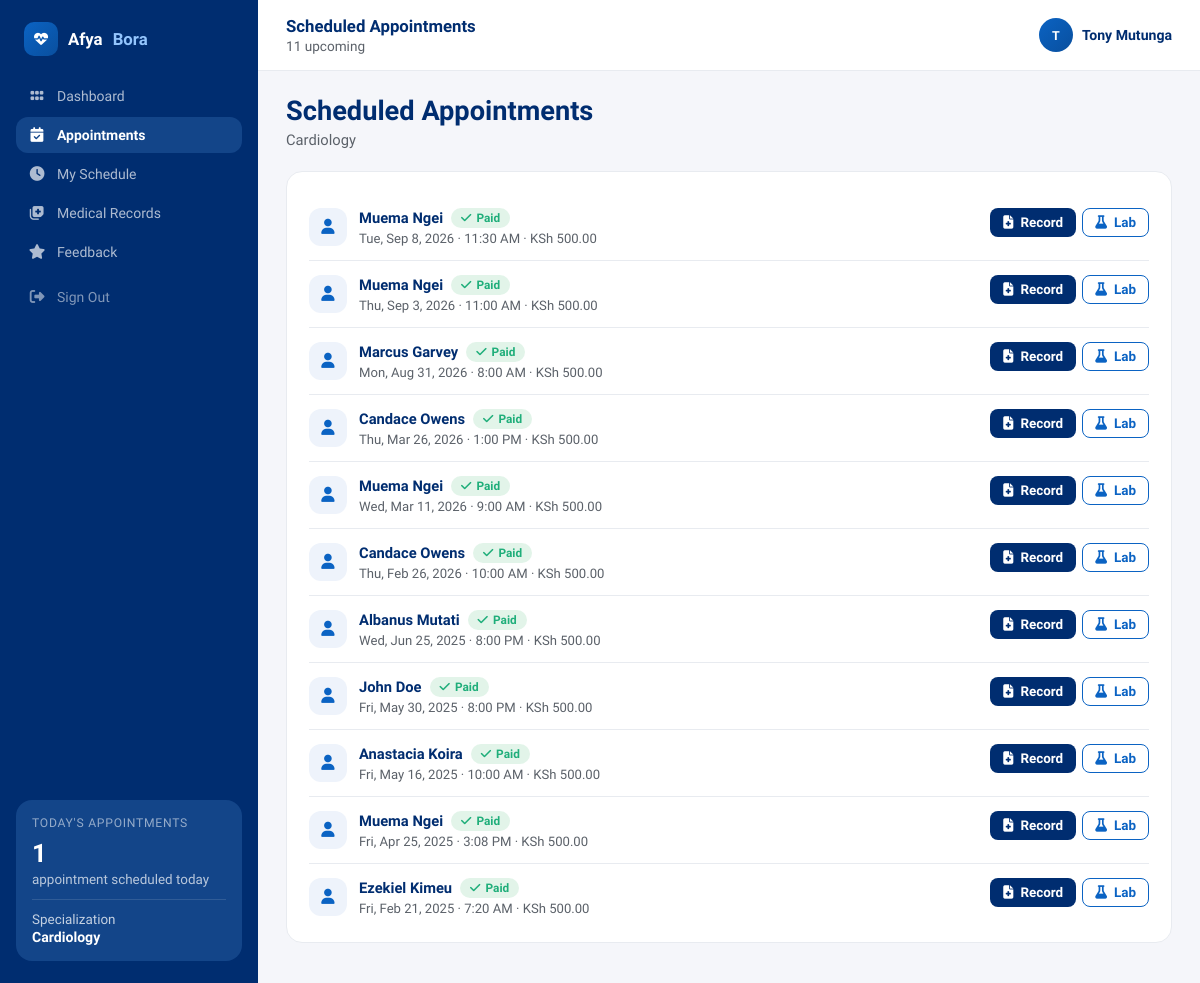
The page /doctors/appointments.php (signed in) on the database its author committed.
### tables this page shows
CREATE TABLE `users` (
  `user_id` int(11) NOT NULL AUTO_INCREMENT,
  `full_name` varchar(100) NOT NULL,
  `email` varchar(100) NOT NULL,
  `password_hash` varchar(255) NOT NULL,
  `phone_number` varchar(15) DEFAULT NULL,
  `role` enum('admin','doctor','patient','receptionist') NOT NULL,
  `specialization` varchar(100) DEFAULT NULL,
  `date_of_birth` date DEFAULT NULL,
  `gender` enum('male','female','other') DEFAULT NULL,
  `address` text DEFAULT NULL,
  `created_at` timestamp NULL DEFAULT current_timestamp(),
  PRIMARY KEY (`user_id`),
  UNIQUE KEY `email` (`email`)
);

CREATE TABLE `appointments` (
  `appointment_id` int(11) NOT NULL AUTO_INCREMENT,
  `patient_id` int(11) NOT NULL,
  `doctor_id` int(11) NOT NULL,
  `appointment_date` date NOT NULL,
  `appointment_time` time NOT NULL,
  `status` enum('scheduled','completed','canceled','no_show','rescheduled') NOT NULL DEFAULT 'scheduled',
  `payment_status` enum('pending','paid') DEFAULT 'pending',
  `payment_amount` decimal(10,2) DEFAULT 500.00,
  `payment_date` timestamp NULL DEFAULT NULL,
  `payment_method` varchar(50) DEFAULT NULL,
  `payment_reference` varchar(100) DEFAULT NULL,
  `created_at` timestamp NULL DEFAULT current_timestamp(),
  `updated_at` timestamp NULL DEFAULT NULL,
  `updated_by` int(11) DEFAULT NULL,
  `reason` enum('Routine Check-up','Follow-up','New Symptoms','Chronic Condition','Other') NOT NULL,
  `additional_notes` text DEFAULT NULL,
  `appointment_duration` int(11) NOT NULL DEFAULT 30 COMMENT 'minutes',
  PRIMARY KEY (`appointment_id`),
  UNIQUE KEY `ux_doc_datetime` (`doctor_id`,`appointment_date`,`appointment_time`),
  KEY `patient_id` (`patient_id`),
  KEY `doctor_id` (`doctor_id`),
  KEY `ix_appointments_updated_by` (`updated_by`),
  CONSTRAINT `appointments_ibfk_2` FOREIGN KEY (`doctor_id`) REFERENCES `users` (`user_id`) ON DELETE CASCADE,
  CONSTRAINT `fk_appointments_patient` FOREIGN KEY (`patient_id`) REFERENCES `users` (`user_id`) ON DELETE CASCADE,
  CONSTRAINT `fk_appointments_updated_by` FOREIGN KEY (`updated_by`) REFERENCES `users` (`user_id`) ON DELETE SET NULL
);

### doctors/appointments.php (the view, shortened to what this page needs)
<?php
require_once "../config/db.php";
$doctor_id = $_SESSION["user_id"];
$current_page = "appointments";
$spec_stmt = $conn->prepare("SELECT specialization FROM users WHERE user_id = ?");
$spec_stmt->bind_param("i", $doctor_id);
$spec_stmt->execute();
$doctor_specialization = $spec_stmt->get_result()->fetch_assoc()["specialization"] ?? null;
$query = "SELECT a.appointment_id, a.appointment_date, a.appointment_time, a.payment_status,
                 a.payment_amount, a.payment_date, u.full_name AS patient_name
          FROM appointments a
          JOIN users u ON a.patient_id = u.user_id
          WHERE a.doctor_id = ? AND a.status = 'scheduled'
          ORDER BY a.appointment_date DESC, a.appointment_time DESC";
$stmt = $conn->prepare($query);
$stmt->bind_param("i", $doctor_id);
$stmt->execute();
$result = $stmt->get_result();
$total = $result->num_rows;
?>
<!DOCTYPE html>
<html lang="en">
<head>
    <link rel="stylesheet" href="https://cdnjs.cloudflare.com/ajax/libs/font-awesome/6.5.0/css/all.min.css">
</head>
<body>
<?php include "sidebar.php"; ?>
<div class="ab-main-wrap">
    <header class="ab-topbar">
        <div class="ab-topbar-left">
            <div class="ab-greeting">Scheduled Appointments</div>
            <div class="ab-subgreeting"><?= $total ?> upcoming</div>
        </div>
        <div class="ab-topbar-right">
            <div class="ab-user-chip">
                <div class="ab-user-avatar"><?= htmlspecialchars(strtoupper(substr($_SESSION['full_name'] ?? 'D', 0, 1))) ?></div>
                <div class="ab-user-name"><?= htmlspecialchars($_SESSION['full_name'] ?? '') ?></div>
            </div>
        </div>
    </header>
    <main class="ab-content">
        <div class="ab-page-title">Scheduled Appointments</div>
        <div class="ab-page-sub"><?= $doctor_specialization ? htmlspecialchars($doctor_specialization) : 'Your upcoming patient appointments.' ?></div>
        <div class="ab-card">
            <?php if ($total > 0): ?>
                <?php while ($row = $result->fetch_assoc()): ?>
                    <div class="ab-list-row">
                        <div class="ab-icon-chip"><i class="fas fa-user"></i></div>
                        <div class="alr-body">
                            <div class="alr-title-line">
                                <span class="alr-title"><?= htmlspecialchars($row['patient_name']) ?></span>
                                <?php if ($row['payment_status'] == 'paid'): ?>
                                    <span class="ab-pill ab-pill-green"><i class="fas fa-check"></i> Paid</span>
                                <?php else: ?>
                                    <span class="ab-pill ab-pill-amber"><i class="fas fa-triangle-exclamation"></i> Payment Pending</span>
                                <?php endif; ?>
                            </div>
                            <div class="alr-meta">
                                <?= date('D, M j, Y', strtotime($row['appointment_date'])) ?> · <?= date('g:i A', strtotime($row['appointment_time'])) ?>
                                · KSh <?= number_format($row['payment_amount'], 2) ?>
                            </div>
                        </div>
                        <div class="alr-trailing">
                            <?php if ($row['payment_status'] == 'paid'): ?>
                                <a href="add_medical_record.php?appointment_id=<?= (int)$row['appointment_id'] ?>" class="ab-btn ab-btn-primary ab-btn-sm"><i class="fas fa-file-medical"></i> Record</a>
                                <a href="add_lab_result.php?appointment_id=<?= (int)$row['appointment_id'] ?>" class="ab-btn ab-btn-secondary ab-btn-sm"><i class="fas fa-flask"></i> Lab</a>
                            <?php else: ?>
                                <span class="ab-btn ab-btn-sm" style="background:var(--canvas);color:var(--muted);cursor:not-allowed" title="Payment required"><i class="fas fa-lock"></i> Locked</span>
                            <?php endif; ?>
                        </div>
                    </div>
                <?php endwhile; ?>
            <?php else: ?>
                <p style="color:var(--muted);font-size:.85rem;margin:6px 0 0">No scheduled appointments found.</p>
            <?php endif; ?>
        </div>
    </main>
</div>
</body>
</html>

### doctors/sidebar.php (shortened to what this page needs)
<?php
$__sidebar_doctor_id = $_SESSION["user_id"] ?? null;
$__today_count = 0;
$__specialization = null;
if ($__sidebar_doctor_id) {
    $__stmt = $conn->prepare("SELECT COUNT(*) AS c FROM appointments WHERE doctor_id = ? AND appointment_date = CURDATE() AND status = 'scheduled'");
    $__stmt->bind_param("i", $__sidebar_doctor_id);
    $__stmt->execute();
    $__today_count = (int)($__stmt->get_result()->fetch_assoc()["c"] ?? 0);
    $__spec_stmt = $conn->prepare("SELECT specialization FROM users WHERE user_id = ?");
    $__spec_stmt->bind_param("i", $__sidebar_doctor_id);
    $__spec_stmt->execute();
    $__specialization = $__spec_stmt->get_result()->fetch_assoc()["specialization"] ?? null;
}
?>
<aside class="ab-sidebar">
  <div class="ab-brand">
    <div class="ab-brand-icon"><i class="fas fa-heartbeat"></i></div>
    Afya<span>Bora</span>
  </div>
  <nav class="ab-nav">
    <a href="dashboard.php" class="ab-nav-item <?= $current_page === 'dashboard' ? 'active' : '' ?>"><i class="fas fa-grip"></i> Dashboard</a>
    <a href="appointments.php" class="ab-nav-item <?= $current_page === 'appointments' ? 'active' : '' ?>"><i class="fas fa-calendar-check"></i> Appointments</a>
    <a href="schedule.php" class="ab-nav-item <?= $current_page === 'schedule' ? 'active' : '' ?>"><i class="fas fa-clock"></i> My Schedule</a>
    <a href="medical_history.php" class="ab-nav-item <?= $current_page === 'medical_history' ? 'active' : '' ?>"><i class="fas fa-notes-medical"></i> Medical Records</a>
    <a href="view_feedback.php" class="ab-nav-item <?= $current_page === 'view_feedback' ? 'active' : '' ?>"><i class="fas fa-star"></i> Feedback</a>
    <a href="../logout.php" class="ab-nav-item logout"><i class="fas fa-sign-out-alt"></i> Sign Out</a>
  </nav>
  <?php if ($__sidebar_doctor_id): ?>
  <div class="ab-sidebar-widget">
    <div class="aw-title">Today's Appointments</div>
    <div class="aw-pct"><?= $__today_count ?></div>
    <div class="aw-note"><?= $__today_count === 1 ? 'appointment scheduled today' : 'appointments scheduled today' ?></div>
    <?php if ($__specialization): ?>
    <div class="aw-spec">
      Specialization
      <strong><?= htmlspecialchars($__specialization) ?></strong>
    </div>
    <?php endif; ?>
  </div>
  <?php endif; ?>
</aside>

### rows shown on the page
users: specialization "Cardiology"
appointments: patient.full_name "Muema Ngei", payment_status "paid" (drawn), appointment_date "Tue, Sep 8, 2026", appointment_time "11:30 AM", payment_amount "500.00"
appointments: patient.full_name "Muema Ngei", payment_status "paid" (drawn), appointment_date "Thu, Sep 3, 2026", appointment_time "11:00 AM", payment_amount "500.00"
appointments: patient.full_name "Marcus Garvey", payment_status "paid" (drawn), appointment_date "Mon, Aug 31, 2026", appointment_time "8:00 AM", payment_amount "500.00"
appointments: patient.full_name "Candace Owens", payment_status "paid" (drawn), appointment_date "Thu, Mar 26, 2026", appointment_time "1:00 PM", payment_amount "500.00"
appointments: patient.full_name "Muema Ngei", payment_status "paid" (drawn), appointment_date "Wed, Mar 11, 2026", appointment_time "9:00 AM", payment_amount "500.00"
appointments: patient.full_name "Candace Owens", payment_status "paid" (drawn), appointment_date "Thu, Feb 26, 2026", appointment_time "10:00 AM", payment_amount "500.00"
appointments: patient.full_name "Albanus Mutati", payment_status "paid" (drawn), appointment_date "Wed, Jun 25, 2025", appointment_time "8:00 PM", payment_amount "500.00"
appointments: patient.full_name "John Doe", payment_status "paid" (drawn), appointment_date "Fri, May 30, 2025", appointment_time "8:00 PM", payment_amount "500.00"
appointments: patient.full_name "Anastacia Koira", payment_status "paid" (drawn), appointment_date "Fri, May 16, 2025", appointment_time "10:00 AM", payment_amount "500.00"
appointments: patient.full_name "Muema Ngei", payment_status "paid" (drawn), appointment_date "Fri, Apr 25, 2025", appointment_time "3:08 PM", payment_amount "500.00"
appointments: patient.full_name "Ezekiel Kimeu", payment_status "paid" (drawn), appointment_date "Fri, Feb 21, 2025", appointment_time "7:20 AM", payment_amount "500.00"

### other values the page prints
$__today_count "1"
$total "11"
substr($_SESSION['full_name'] ?? 'D', 0, 1) "T"
$_SESSION['full_name'] "Tony Mutunga"
